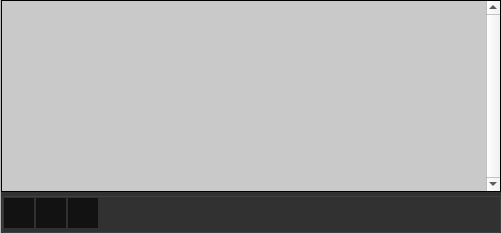
     <widget class="QFrame" name="PlaylistBox">
      <property name="sizePolicy">
       <sizepolicy hsizetype="Preferred" vsizetype="Ignored">
        <horstretch>0</horstretch>
        <verstretch>0</verstretch>
       </sizepolicy>
      </property>
      <property name="frameShape">
       <enum>QFrame::NoFrame</enum>
      </property>
      <layout class="QHBoxLayout" name="PlaylistBoxFirk">
       <property name="spacing">
        <number>0</number>
       </property>
       <property name="leftMargin">
        <number>0</number>
       </property>
       <property name="topMargin">
        <number>0</number>
       </property>
       <property name="rightMargin">
        <number>0</number>
       </property>
       <property name="bottomMargin">
        <number>0</number>
       </property>
       <item>
        <widget class="QTreeView" name="PlaylistsView">
         <property name="enabled">
          <bool>true</bool>
         </property>
         <property name="sizePolicy">
          <sizepolicy hsizetype="Ignored" vsizetype="Ignored">
           <horstretch>1</horstretch>
           <verstretch>0</verstretch>
          </sizepolicy>
         </property>
         <property name="minimumSize">
          <size>
           <width>1</width>
           <height>0</height>
          </size>
         </property>
         <property name="maximumSize">
          <size>
           <width>500</width>
           <height>16777215</height>
          </size>
         </property>
         <property name="sizeIncrement">
          <size>
           <width>0</width>
           <height>0</height>
          </size>
         </property>
         <property name="mouseTracking">
          <bool>false</bool>
         </property>
         <property name="acceptDrops">
          <bool>false</bool>
         </property>
         <property name="styleSheet">
          <string notr="true">QTreeView{
color:rgb(255, 255, 255);

}

QTreeView::branch:has-siblings:!adjoins-item {
    border-image: url(img/stylesheet-vline.png) 0;
}

QTreeView::branch:has-siblings:adjoins-item {
    border-image: url(img/stylesheet-branch-more.png) 0;
}

QTreeView::branch:!has-children:!has-siblings:adjoins-item {
    border-image: url(img/stylesheet-branch-end.png) 0;
}

QTreeView::branch:has-children:!has-siblings:closed,
QTreeView::branch:closed:has-children:has-siblings {
        border-image: none;
        image: url(img/stylesheet-branch-closed.png);
}

QTreeView::branch:open:has-children:!has-siblings,
QTreeView::branch:open:has-children:has-siblings  {
        border-image: none;
        image: url(img/stylesheet-branch-open.png);
}</string>
         </property>
         <property name="verticalScrollBarPolicy">
          <enum>Qt::ScrollBarAlwaysOn</enum>
         </property>
         <property name="animated">
          <bool>true</bool>
         </property>
         <property name="headerHidden">
          <bool>true</bool>
         </property>
        </widget>
       </item>
       <item>
        <layout class="QVBoxLayout" name="verticalLayout_5">
         <property name="spacing">
          <number>0</number>
         </property>
         <property name="leftMargin">
          <number>0</number>
         </property>
         <item>
          <widget class="QListView" name="PlaylistView">
           <property name="minimumSize">
            <size>
             <width>500</width>
             <height>0</height>
            </size>
           </property>
           <property name="font">
            <font>
             <family>Chicago</family>
             <pointsize>10</pointsize>
             <weight>75</weight>
             <bold>true</bold>
            </font>
           </property>
           <property name="acceptDrops">
            <bool>false</bool>
           </property>
           <property name="styleSheet">
            <string notr="true">QListView{
  background-color: rgb(50, 50, 50,0.2);
  color:rgb(255, 255, 255);
  border: 1px solid;
}

QListView {
    show-decoration-selected: 1; /* make the selection span the entire width of the view */
}
/*
QListView::item:alternate {
    background: #EEEEEE;
}

QListView::item:selected {
    border: 1px solid #6a6ea9;
}

QListView::item:selected:!active {
    background: qlineargradient(x1: 0, y1: 0, x2: 0, y2: 1,
                                stop: 0 #ABAFE5, stop: 1 #8588B2);
}

QListView::item:selected:active {
    background: qlineargradient(x1: 0, y1: 0, x2: 0, y2: 1,
                                stop: 0 #6a6ea9, stop: 1 #888dd9);
}

QListView::item:hover {
    background: qlineargradient(x1: 0, y1: 0, x2: 0, y2: 1,
                                stop: 0 #FAFBFE, stop: 1 #DCDEF1);
}

*/
QListWidget {padding: 0px;}
QListWidget::item { margin: 0px; }</string>
           </property>
           <property name="verticalScrollBarPolicy">
            <enum>Qt::ScrollBarAlwaysOn</enum>
           </property>
           <property name="horizontalScrollBarPolicy">
            <enum>Qt::ScrollBarAlwaysOff</enum>
           </property>
           <property name="autoScrollMargin">
            <number>0</number>
           </property>
           <property name="editTriggers">
            <set>QAbstractItemView::NoEditTriggers</set>
           </property>
           <property name="dragEnabled">
            <bool>true</bool>
           </property>
           <property name="dragDropMode">
            <enum>QAbstractItemView::NoDragDrop</enum>
           </property>
           <property name="selectionMode">
            <enum>QAbstractItemView::ExtendedSelection</enum>
           </property>
           <property name="selectionBehavior">
            <enum>QAbstractItemView::SelectItems</enum>
           </property>
          </widget>
         </item>
         <item>
          <widget class="QGroupBox" name="PlaylistCommandBar">
           <property name="styleSheet">
            <string notr="true">QGroupBox{
   background-color:rgb(50, 50, 50);

}</string>
           </property>
           <layout class="QHBoxLayout" name="PlaylistCommandBarFirk">
            <property name="spacing">
             <number>2</number>
            </property>
            <property name="sizeConstraint">
             <enum>QLayout::SetDefaultConstraint</enum>
            </property>
            <property name="leftMargin">
             <number>0</number>
            </property>
            <property name="topMargin">
             <number>0</number>
            </property>
            <property name="rightMargin">
             <number>0</number>
            </property>
            <property name="bottomMargin">
             <number>2</number>
            </property>
            <item>
             <widget class="QPushButton" name="AddTreakPlaylist">
              <property name="minimumSize">
               <size>
                <width>30</width>
                <height>30</height>
               </size>
              </property>
              <property name="maximumSize">
               <size>
                <width>30</width>
                <height>30</height>
               </size>
              </property>
              <property name="autoFillBackground">
               <bool>false</bool>
              </property>
              <property name="styleSheet">
               <string notr="true">QPushButton{
  background-color: rgba(18, 18, 18);
  color: rgba(18, 18, 18,0);
  border: none;
}
QPushButton:hover{
  background-color: rgb(100,100, 100);
  color: rgb(100,100, 100);
  border: none;
}

QPushButton:pressed{
  background-color: rgb(200,200, 200);
  color:  rgb(200,200, 200);
  border: none;
}</string>
              </property>
              <property name="text">
               <string/>
              </property>
              <property name="icon">
               <iconset>
                <normaloff>img/add-open.png</normaloff>img/add-open.png</iconset>
              </property>
              <property name="iconSize">
               <size>
                <width>30</width>
                <height>30</height>
               </size>
              </property>
              <property name="shortcut">
               <string notr="true"/>
              </property>
             </widget>
            </item>
            <item>
             <widget class="QPushButton" name="RemoveTreakPlaylist">
              <property name="minimumSize">
               <size>
                <width>30</width>
                <height>30</height>
               </size>
              </property>
              <property name="maximumSize">
               <size>
                <width>30</width>
                <height>30</height>
               </size>
              </property>
              <property name="styleSheet">
               <string notr="true">QPushButton{
  background-color: rgb(18, 18, 18);
  color: rgba(18, 18, 18,0);
  border: none;
}
QPushButton:hover{
  background-color: rgb(100,100, 100);
  border: none;
}

QPushButton:pressed{
  background-color: rgb(200,200, 200);
  border: none;

}</string>
              </property>
              <property name="icon">
               <iconset>
                <normaloff>img/remove.png</normaloff>img/remove.png</iconset>
              </property>
              <property name="iconSize">
               <size>
                <width>30</width>
                <height>30</height>
               </size>
              </property>
              <property name="shortcut">
               <string notr="true"/>
              </property>
             </widget>
            </item>
            <item>
             <widget class="QPushButton" name="MenuPlaylist">
              <property name="minimumSize">
               <size>
                <width>30</width>
                <height>30</height>
               </size>
              </property>
              <property name="maximumSize">
               <size>
                <width>30</width>
                <height>30</height>
               </size>
              </property>
              <property name="styleSheet">
               <string notr="true">QPushButton{
  background-color: rgb(18, 18, 18);
  color: rgba(18, 18, 18,0);
  border: none;
}
QPushButton:hover{
  background-color: rgb(100,100, 100);
  border: none;
}

QPushButton:pressed{
  background-color: rgb(200,200, 200);
  border: none;

}</string>
              </property>
              <property name="text">
               <string/>
              </property>
              <property name="icon">
               <iconset>
                <normaloff>img/menuplaylist.png</normaloff>img/menuplaylist.png</iconset>
              </property>
              <property name="iconSize">
               <size>
                <width>30</width>
                <height>30</height>
               </size>
              </property>
              <property name="shortcut">
               <string notr="true"/>
              </property>
             </widget>
            </item>
            <item>
             <spacer name="horizontalSpacer_3">
              <property name="orientation">
               <enum>Qt::Horizontal</enum>
              </property>
              <property name="sizeType">
               <enum>QSizePolicy::Expanding</enum>
              </property>
              <property name="sizeHint" stdset="0">
               <size>
                <width>40</width>
                <height>20</height>
               </size>
              </property>
             </spacer>
            </item>
           </layout>
          </widget>
         </item>
        </layout>
       </item>
      </layout>
     </widget>
